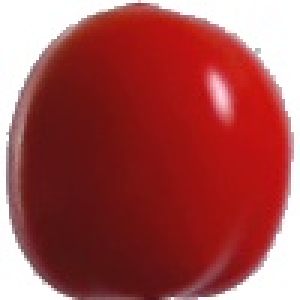
#> input picture data/testing/Red/122_100.jpg, 100 x 100 px (shown 3 times larger)
$ python extract_feature.py
#> lines starting #> are read from the running program, lines starting #| are printed output that depends on the picture
import glob
import cv2
import matplotlib.pyplot as plt
import numpy as np
import os

# Read image data
# Red tomato
classes = {'Red': 0, 'Yellow': 1, 'Maroon': 2}
is_training = False
if is_training:
    data_folder = 'training/'
else:
    data_folder = 'testing/'


# [9 lines of commented-out code are left out]


def his_extract(img):
    # extract histogram on H channel and S channel
    his_H = cv2.calcHist([img], [0], None, [256], [0, 256])
    his_S = cv2.calcHist([img], [1], None, [256], [0, 256])

    his = np.concatenate((his_H, his_S))

    # Normalize histogram
    his = np.true_divide(his, img.shape[0]*img.shape[1]*2)
    return his


for id_cls, cls in enumerate(list(classes.keys())):
    cls_name = cls + '/'
    list_files = glob.glob('data/' + data_folder + cls_name + '*.jpg')
    data = []
    for id, im_pth in enumerate(list_files):
        # write to label file
        image = cv2.imread(im_pth)
#> image is the input picture: shape (100, 100, 3); mean B, G, R 79.3, 79.7, 165
        img_name = im_pth.split('/')[-2] + '_' + im_pth.split('/')[-1].split('.')[0]

        # Apply Gaussian to remove noise
        image_blr = cv2.blur(image, (5, 5))
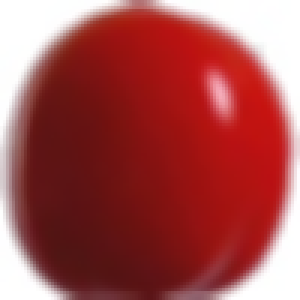
#> image_blr: shape (100, 100, 3) (shown 3 times larger); mean B, G, R 79, 79.4, 164.8

        # Change to HSV color and extract histogram feature
        image_hsv = cv2.cvtColor(image_blr, cv2.COLOR_BGR2HSV)
#> image_hsv: shape (100, 100, 3); mean H, S, V 39, 156.4, 164.8
        histogram = his_extract(image_hsv)
#> in his_extract, `his_H = cv2.calcHist([img], [0], None, [256], [0, 256])`: his_H = 256 values, max 5559 at index 0, min 0 at index 9, mean 39.06
#> in his_extract, `his_S = cv2.calcHist([img], [1], None, [256], [0, 256])`: his_S = 256 values, max 750 at index 0, min 0 at index 237, mean 39.06
#> in his_extract, `his = np.concatenate((his_H, his_S))`: his = 512 values, max 5559 at index 0, min 0 at index 9, mean 39.06
#> in his_extract, `his = np.true_divide(his, img.shape[0]*img.shape[1]*2)`: his = 512 values, max 0.278 at index 0, min 0 at index 9, mean 0.00195
#> histogram has the same summary as his in his_extract
#> pass 3 of the loop `for id_cls, cls in enumerate(list(classes.keys())):`:
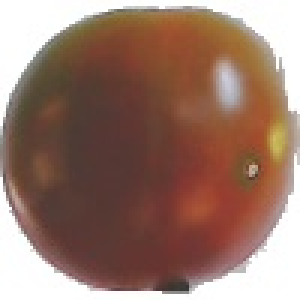
#> input picture data/testing/Maroon/101_100.jpg, 100 x 100 px (shown 3 times larger)
#> image is the input picture: shape (100, 100, 3); mean B, G, R 106.5, 119.5, 152.2
#> `image_blr = cv2.blur(image, (5, 5))`:
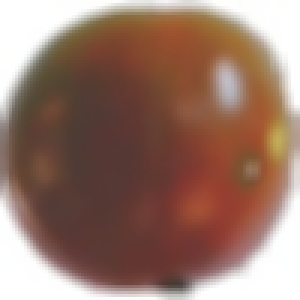
#> image_blr: shape (100, 100, 3) (shown 3 times larger); mean B, G, R 106.3, 119.4, 152.1
#> image_hsv: shape (100, 100, 3); mean H, S, V 17.1, 93.6, 152.1
#> histogram = 512 values, max 0.0567 at index 0, min 0 at index 29, mean 0.00195

        # store to file
        feature_pth = 'data/' + data_folder + 'feature/'
        label_pth = 'data/' + data_folder + 'label/'
        if not os.path.exists(feature_pth):
            os.makedirs(feature_pth)
        if not os.path.exists(label_pth):
            os.makedirs(label_pth)

        store_pth = feature_pth + img_name + '.npy'
        np.save(store_pth, histogram)
        with open(label_pth + 'label.txt', 'a') as lf:
            if (id_cls >= len(list(classes.keys())) - 1) and (id >= len(list_files)):
                lf.writelines(store_pth + ' ' + str(classes[im_pth.split('/')[-2]]))
            else:
                lf.writelines(store_pth + ' ' + str(classes[im_pth.split('/')[-2]]) + '\n')
            lf.close()
